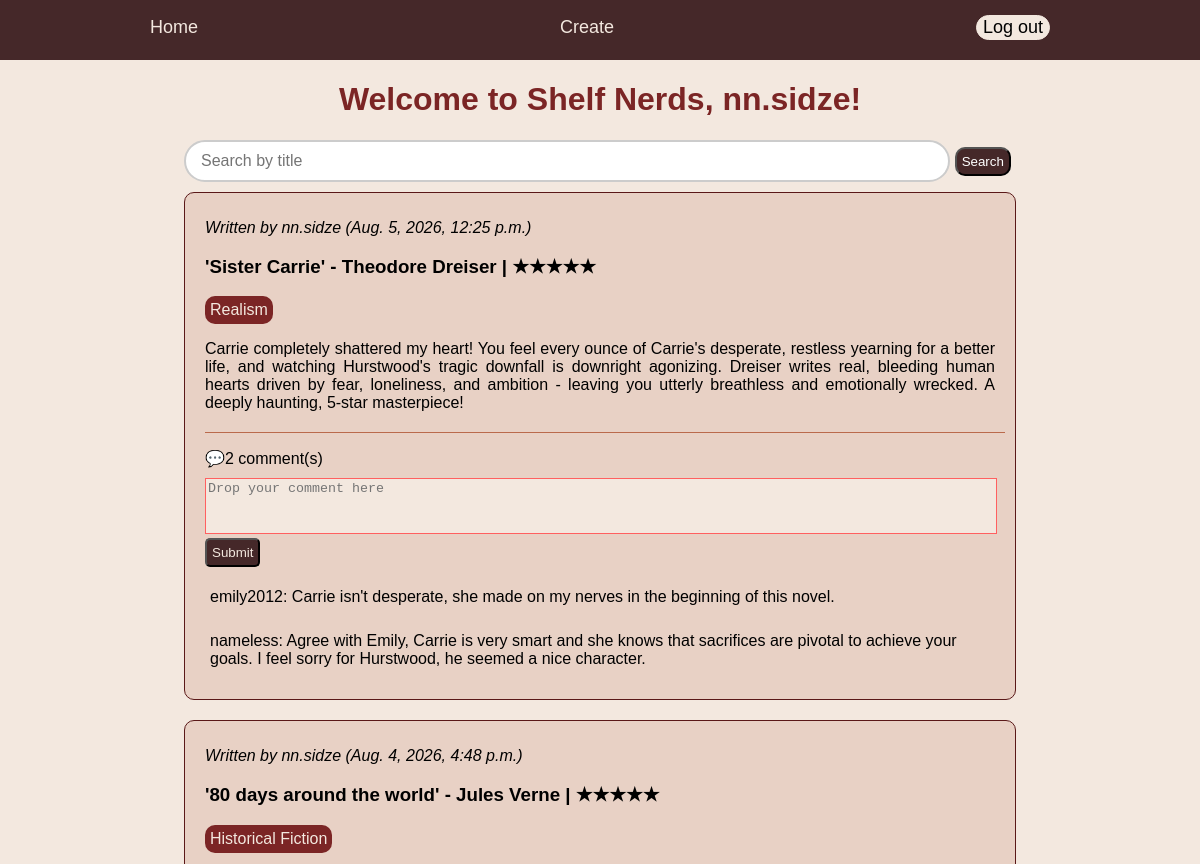
/ (signed in, upper part), run on an earlier commit of the app's database.
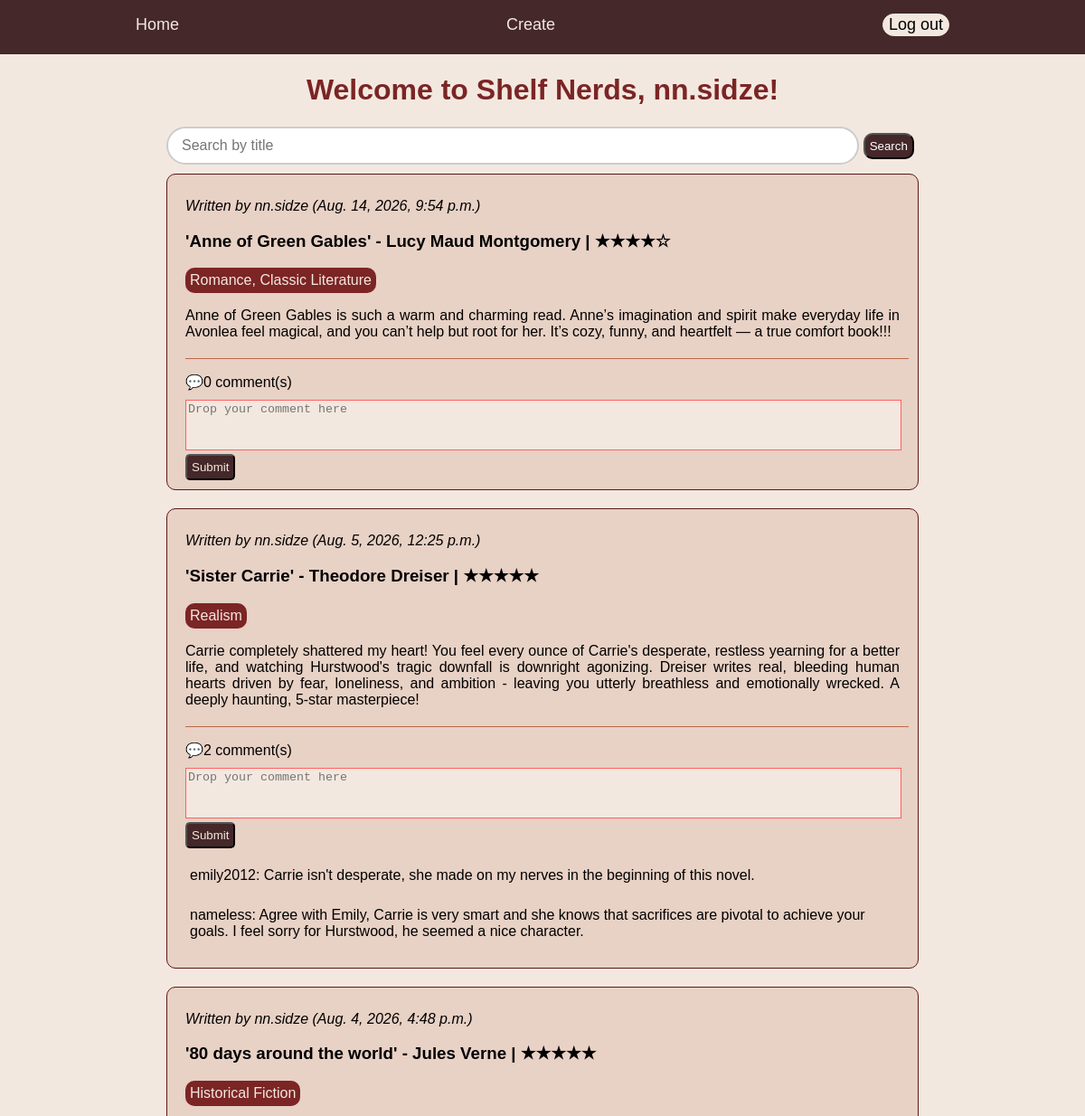
And on a later commit of the database.
### users/models.py (models this page shows)
class User(AbstractUser):
    pass

### books/models.py (models this page shows, shortened)
class Review(models.Model):
    user = models.ForeignKey(User, on_delete = models.CASCADE)
    book = models.ForeignKey(Book, on_delete = models.CASCADE)
    rating = models.IntegerField(
        default = 5,
        validators=[MinValueValidator(1), MaxValueValidator(5)]
    )
    def stars(self):
            return "★" * self.rating + "☆" * (5 - self.rating)
    content = models.TextField()
    created_at = models.DateTimeField(auto_now_add=True)
    class Meta:
        constraints =[
            models.UniqueConstraint(fields=['user', 'book'], name='unique_review_per_user_per_book')
        ]

class Book(models.Model):
    author = models.ForeignKey(Author, on_delete = models.CASCADE)
    title = models.CharField(max_length=200)
    genre = models.ManyToManyField(Genre)

class Author(models.Model):
    name = models.CharField(max_length=30)
    surname = models.CharField(max_length=30)
    def __str__(self):
        return f"{self.name} {self.surname}"

class Genre(models.Model):
    genre_name = models.CharField(max_length=30, unique = True)

class Comment(models.Model):
    user = models.ForeignKey(User, on_delete = models.CASCADE)
    review_post = models.ForeignKey(Review, related_name = "comments", on_delete = models.CASCADE)
    comment = models.TextField()

### mysite/views.py (the view)
# urls.py: path('', home_page, name = "home"),
@login_required
def home_page(request):
    query = request.GET.get('q')
    posts = models.Review.objects.all().order_by('-created_at')
    if query:
        posts = posts.filter(book__title__icontains = query).distinct()
    return render(
        request,
        "home.html",
        {
            "reviews": posts,
            "query": query,
        }
    )

### templates/home.html (shortened to what this page needs)
{% load static %}
<!DOCTYPE html>
<html lang="en">
<head>
    <link rel="stylesheet" href="{% static 'css/style.css' %}">
</head>
<body>
    <div class = "main-container sticky-header">
            <div class = "menu-items">
                <a class="menu-item" href="{% url 'home' %}">Home</a>
                <a class="menu-item" href="{% url 'create'%}">Create</a>
                    {%if request.user.is_authenticated%}
                    <form method = "POST" action="{%url 'logout'%}">
                        <button class = "logout menu-item">Log out</button>
                    </form>
                    {%else%}
                        <a href="{%url 'login'%}" class= "menu-item">Log in</a>
                    {%endif%}
            </div>
    </div>
    <div class = "greeting">
        <h1>Welcome to Shelf Nerds, {{request.user}}!</h1>
    </div>
    <div class = "posts-container">
        <div class="search-form">
            <form method="GET" class="search-box">
                <input class="search-placeholder" type="text" name = "q" placeholder="Search by title " value = "{{query|default:'' }}">
                <button type="submit" class="search-button">Search</button>
            </form>
        </div>
            {% for review in reviews%}
            <div class = "post-style">
                <p><i>Written by {{review.user.username}} ({{review.created_at}})</i></p>
                <a href="{% url 'details' review_id=review.id %}">
                    <h3>'{{review.book.title}}' - {{review.book.author}} | {{review.stars}}</h3>
                </a>
                    <div class = "genres">
                            <div class ="genre">
                                {% for genre in review.book.genre.all %}
                                {{ genre.genre_name }}{% if not forloop.last %}, {% endif %}
                            {% endfor %}
                            </div>
                    </div>
                <p class = "review-content">{{review.content}}</p>
                <span class="comments-count">💬{{review.comments.all|length}} comment(s)</span>
                {%if request.user.is_authenticated%}
                    <form action="{% url 'post_comment' review_id=review.id %}" method="POST">
                        <textarea name="comment" placeholder="Drop your comment here" class="post-comment-create"></textarea>
                        <button type="submit" class ="create-button">Submit</button>
                    </form>
                {%endif%}
                <div class="comment-section">
                        {%for comment in review.comments.all%}
                        <div class="comment-details">
                            <p class="comment-items">
                            {{comment.user.username}}:
                            {{comment.comment}}
                            </p>
                        </div>
                    {%endfor%}
                </div>
            </div>
            {%endfor%}
    </div>
</body>
</head>
</html>

### static/css/style.css (style rules this page uses)
body { font-family:'Gill Sans', 'Gill Sans MT', Calibri, 'Trebuchet MS', sans-serif; background-color: rgb(243, 232, 223); margin: 0; padding:0; }
a { color:black; text-decoration: none; }
.main-container { position: sticky; top:0; z-index: 1000; margin:auto; background-color: rgb(69, 40, 41); }
.menu-items { padding: 15px 150px 20px 150px; display: flex; align-items: center; justify-content: space-between; }
.menu-item { font-size:18px; color: rgb(243, 232, 223); }
.logout { background-color:rgb(243, 232, 223); border: 1px solid rgb(243, 232, 223); border-radius: 15px; color:black; }
.greeting { color:rgb(123, 37, 37); justify-content:center; display:flex; }
.posts-container { width:auto; height:fit-content; display:grid; justify-content: center; }
.search-placeholder { width:85%; padding: 10px 40px 10px 15px; border: 2px solid #ccc; border-radius: 25px; font-size: 16px; }
.search-button { background-color: rgb(69, 40, 41); color: white; padding: 5px; border-radius: 10px; }
.post-style { background-color:rgb(232, 209, 197); width:800px; height:fit-content; justify-content:left; padding: 10px 10px 10px 20px ; border-radius: 10px; border: 1px solid rgb(90, 24, 24); margin: 10px 0 10px 0; }
.genre { border: 10px; width:fit-content; height:auto; background-color:rgb(123, 37, 37) ; border-radius: 10px; color:rgb(243, 232, 223); padding:5px; }
.review-content { padding: 0 10px 20px 0; text-align: justify; border-bottom: 1px solid rgb(186, 106, 76); }
.comment-items { border-radius: 2px; border-radius:5px; padding:5px; }
.create-button { background-color: rgb(69, 40, 41); color:rgb(243, 232, 223); padding: 5px; border-radius:5px; }
.post-comment-create { margin-top:10px; width:786px; height:50px; resize:none; overflow:auto; border:1px solid rgb(255, 96, 96); background-color:rgb(243, 232, 223); }

What changed in the data, as far as the page shows it:
added Review: user.username "nn.sidze", created_at "Aug. 14, 2026, 9:54 p.m.", book "Anne of Green Gables", book.author "Lucy Maud Montgomery", stars "★★★★☆", content "Anne of Green Gables is such a warm and charming read. Anne’s imagination and spirit make everyday life in Avonlea feel magical, and you can’t help but root for her. It’s cozy, funny, and heartfelt — a true comfort book!!!", comments.all|length "0"
now on this page (row unchanged): Genre: genre_name "Romance", shown under "nn.sidze"
now on this page (row unchanged): Genre: genre_name "Classic Literature", shown under "nn.sidze"
